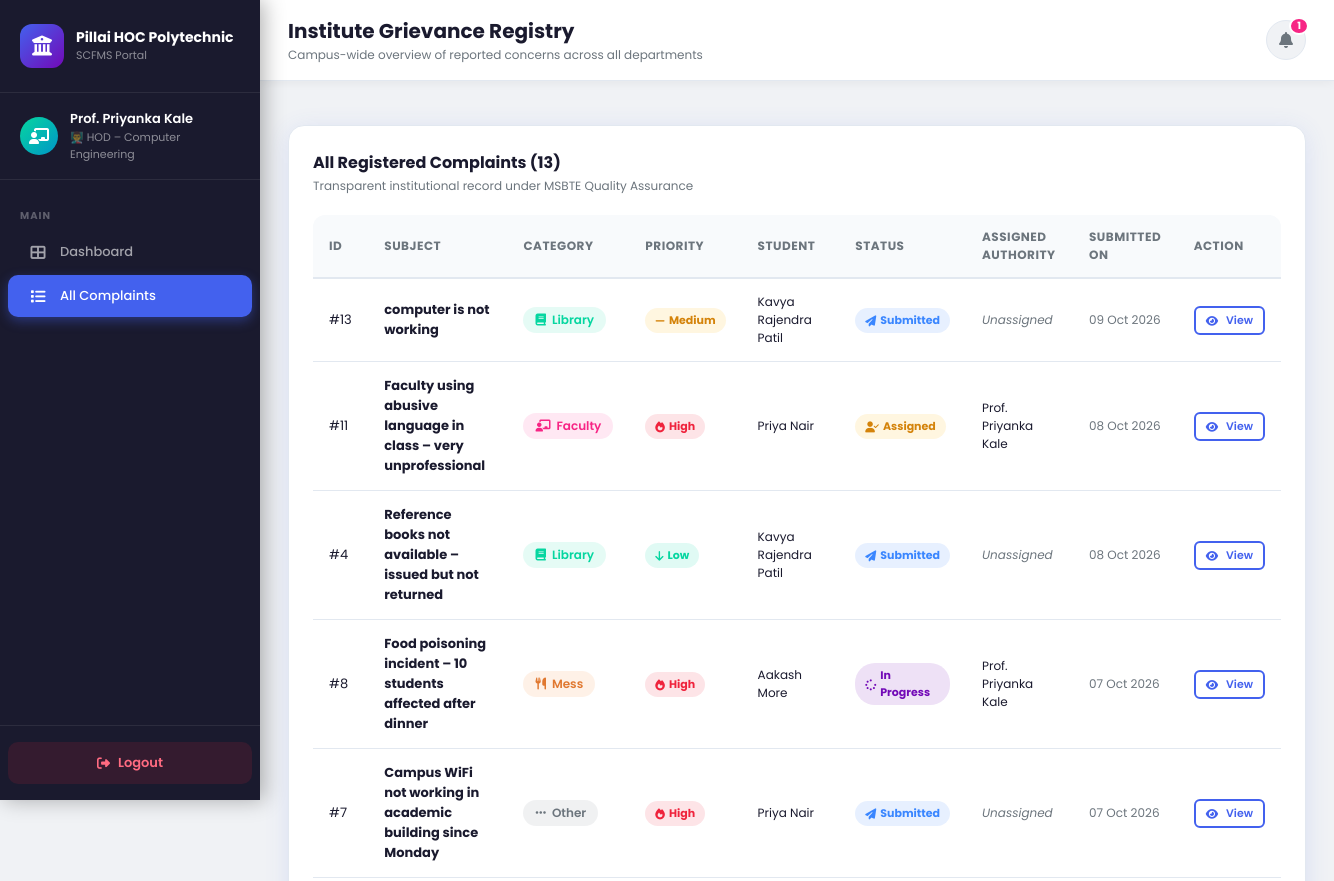
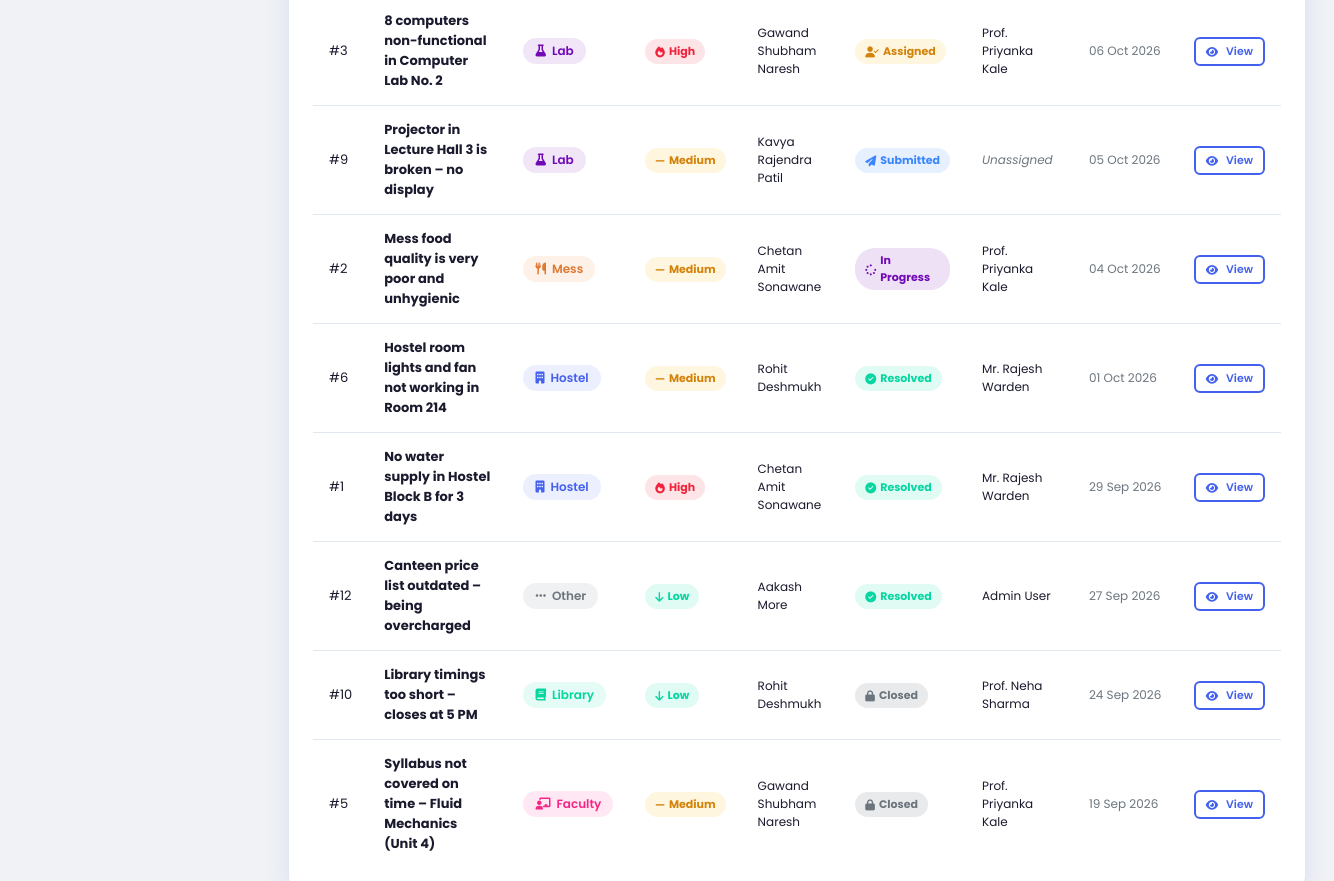
The app's page /staff/all (signed in) with its own data (2 pictures, top to bottom).
### flask_app/models/models.py (models this page shows, shortened)
class User(db.Model, UserMixin):
    __tablename__ = 'users'
    id          = db.Column(db.Integer, primary_key=True)
    name        = db.Column(db.String(120), nullable=False)
    email       = db.Column(db.String(120), unique=True, nullable=False)
    password    = db.Column(db.String(256), nullable=False)
    role        = db.Column(db.String(20), nullable=False)   # student / staff / admin
    roll_no     = db.Column(db.String(30))
    branch      = db.Column(db.String(100))
    semester    = db.Column(db.Integer)
    department  = db.Column(db.String(100))
    designation = db.Column(db.String(100))
    complaints_submitted = db.relationship('Complaint', foreign_keys='Complaint.student_id',
                                           back_populates='student', lazy='dynamic')
    complaints_assigned  = db.relationship('Complaint', foreign_keys='Complaint.assigned_to',
                                           back_populates='assignee', lazy='dynamic')
    notifications = db.relationship('Notification', back_populates='user', lazy='dynamic',
                                    cascade='all, delete-orphan')
    feedbacks     = db.relationship('Feedback', back_populates='student', lazy='dynamic')

class Complaint(db.Model):
    __tablename__ = 'complaints'
    id          = db.Column(db.Integer, primary_key=True)
    student_id  = db.Column(db.Integer, db.ForeignKey('users.id'), nullable=False)
    assigned_to = db.Column(db.Integer, db.ForeignKey('users.id'), nullable=True)
    title       = db.Column(db.String(200), nullable=False)
    description = db.Column(db.Text, nullable=False)
    category    = db.Column(db.String(50), nullable=False)   # hostel/mess/lab/faculty/library/other
    priority    = db.Column(db.String(20), nullable=False)   # high/medium/low
    status      = db.Column(db.String(30), default='submitted')  # submitted/assigned/inprogress/resolved/closed
    created_at  = db.Column(db.DateTime, default=datetime.utcnow)
    updated_at  = db.Column(db.DateTime, default=datetime.utcnow, onupdate=datetime.utcnow)
    student     = db.relationship('User', foreign_keys=[student_id], back_populates='complaints_submitted')
    assignee    = db.relationship('User', foreign_keys=[assigned_to], back_populates='complaints_assigned')
    timeline    = db.relationship('TimelineEvent', back_populates='complaint',
                                  lazy='dynamic', cascade='all, delete-orphan',
                                  order_by='TimelineEvent.created_at')
    feedback    = db.relationship('Feedback', back_populates='complaint',
                                  uselist=False, cascade='all, delete-orphan')

### flask_app/routes/staff.py (the view)
@staff_bp.route('/all')
@login_required
@staff_required
def all_complaints():
    complaints  = Complaint.query.order_by(Complaint.created_at.desc()).all()
    notif_count = Notification.query.filter_by(user_id=current_user.id, is_read=False).count()
    return render_template('staff/all_complaints.html',
                           complaints=complaints, notif_count=notif_count)

### flask_app/models/models.py (called while the page is built)
@login_manager.user_loader
def load_user(user_id):
    return User.query.get(int(user_id))

### flask_app/routes/staff.py (called while the page is built)
def staff_required(f):
    from functools import wraps
    @wraps(f)
    def decorated(*args, **kwargs):
        if not current_user.is_authenticated or current_user.role != 'staff':
            flash('Access denied.', 'danger')
            return redirect(url_for('auth.login'))
        return f(*args, **kwargs)
    return decorated

### flask_app/templates/staff/all_complaints.html (shortened to what this page needs)
{% extends "base.html" %}
{% block avatar_bg %}linear-gradient(135deg,#06d6a0,#0096c7){% endblock %}
{% block avatar_icon %}fa-chalkboard-teacher{% endblock %}
{% block user_role_label %}👨‍🏫 {{ current_user.designation or 'Faculty' }} – {{ current_user.department }}{% endblock %}
{% block sidebar_nav %}
<div class="nav-section"><span class="nav-section-label">Main</span></div>
<a href="{{ url_for('staff.dashboard') }}"      class="nav-item"><i class="fas fa-th-large"></i> Dashboard</a>
<a href="{{ url_for('staff.all_complaints') }}" class="nav-item active"><i class="fas fa-list"></i> All Complaints</a>
{% endblock %}
{% block page_title %}Institute Grievance Registry{% endblock %}
{% block page_subtitle %}Campus-wide overview of reported concerns across all departments{% endblock %}
{% block content %}
<div class="card">
  <div class="card-header">
    <div>
      <div class="card-title">All Registered Complaints ({{ complaints|length }})</div>
      <div class="card-subtitle">Transparent institutional record under MSBTE Quality Assurance</div>
    </div>
  </div>
  <div class="table-wrap">
    <table>
      <thead>
        <tr>
          <th>ID</th>
          <th>Subject</th>
          <th>Category</th>
          <th>Priority</th>
          <th>Student</th>
          <th>Status</th>
          <th>Assigned Authority</th>
          <th>Submitted On</th>
          <th>Action</th>
        </tr>
      </thead>
      <tbody>
        {% for c in complaints %}
        <tr>
          <td>#{{ c.id }}</td>
          <td><strong>{{ c.title }}</strong></td>
          <td>{% include 'partials/category_pill.html' %}</td>
          <td>{% include 'partials/priority_badge.html' %}</td>
          <td style="font-size:12px;">{{ c.student.name }}</td>
          <td>{% include 'partials/status_badge.html' %}</td>
          <td style="font-size:12px;">
            {% if c.assignee %}
              {{ c.assignee.name }}
            {% else %}
              <span style="color:var(--text-muted); font-style:italic;">Unassigned</span>
            {% endif %}
          </td>
          <td style="font-size:12px; color:var(--text-muted);">{{ c.created_at.strftime('%d %b %Y') }}</td>
          <td>
            <a href="{{ url_for('staff.complaint_detail', cid=c.id) }}" class="btn btn-outline btn-xs">
              <i class="fas fa-eye"></i> View
            </a>
          </td>
        </tr>
        {% endfor %}
      </tbody>
    </table>
  </div>
</div>
{% endblock %}

### flask_app/templates/base.html (shortened to what this page needs)
<!DOCTYPE html>
<html lang="en">
<head>
  <link rel="stylesheet" href="{{ url_for('static', filename='css/style.css') }}"/>
  <link rel="stylesheet" href="https://cdnjs.cloudflare.com/ajax/libs/font-awesome/6.4.0/css/all.min.css"/>
</head>
<body class="app-body">
<aside class="sidebar" id="sidebar">
  <div class="sidebar-logo">
    <div class="logo-circle"><i class="fas fa-university"></i></div>
    <div>
      <h2>Pillai HOC Polytechnic</h2>
      <p>SCFMS Portal</p>
    </div>
  </div>
  <div class="sidebar-user">
    <div class="user-avatar" style="background:{% block avatar_bg %}linear-gradient(135deg,#4361ee,#7209b7){% endblock %};">
      <i class="fas {% block avatar_icon %}fa-user{% endblock %}"></i>
    </div>
    <div class="user-info">
      <div class="name">{{ current_user.name }}</div>
      <div class="role">{% block user_role_label %}{% endblock %}</div>
    </div>
  </div>
  <nav class="sidebar-nav">
    {% block sidebar_nav %}{% endblock %}
  </nav>
  <div class="sidebar-footer">
    <a href="{{ url_for('auth.logout') }}" class="logout-btn">
      <i class="fas fa-sign-out-alt"></i> Logout
    </a>
  </div>
</aside>
<div class="main-content">
  <div class="top-bar">
    <div class="top-bar-left">
      <div>
        <h1>{% block page_title %}Dashboard{% endblock %}</h1>
        <p>{% block page_subtitle %}{% endblock %}</p>
      </div>
    </div>
    <div class="top-bar-right">
      <a href="{{ url_for(current_user.role + '.notifications') if current_user.role == 'student' else '#' }}"
         class="top-bar-btn notif-btn" title="Notifications">
        <i class="fas fa-bell"></i>
        {% if notif_count and notif_count > 0 %}
          <span class="notif-badge">{{ notif_count }}</span>
        {% endif %}
      </a>
    </div>
  </div>
  <div class="flash-container">
  </div>
  <div class="page-content">
    {% block content %}{% endblock %}
  </div>
</div>
</body>
</html>

### flask_app/templates/partials/category_pill.html
{% set cat_map = {
  'hostel':  ('cat-hostel',  'fa-building',            'Hostel'),
  'mess':    ('cat-mess',    'fa-utensils',            'Mess'),
  'lab':     ('cat-lab',     'fa-flask',               'Lab'),
  'faculty': ('cat-faculty', 'fa-chalkboard-teacher',  'Faculty'),
  'library': ('cat-library', 'fa-book',                'Library'),
  'other':   ('cat-other',   'fa-ellipsis-h',          'Other')
} %}
{% set ct = cat_map.get(c.category, ('cat-other', 'fa-circle', c.category | capitalize)) %}
<span class="category-pill {{ ct[0] }}"><i class="fas {{ ct[1] }}"></i> {{ ct[2] }}</span>

### flask_app/templates/partials/priority_badge.html
{% set priority_map = {
  'high':   ('badge-high',   'fa-fire',       'High'),
  'medium': ('badge-medium', 'fa-minus',      'Medium'),
  'low':    ('badge-low',    'fa-arrow-down', 'Low')
} %}
{% set p = priority_map.get(c.priority, ('badge-low', 'fa-circle', c.priority)) %}
<span class="badge {{ p[0] }}"><i class="fas {{ p[1] }}"></i> {{ p[2] }}</span>

### flask_app/templates/partials/status_badge.html
{% set status_map = {
  'submitted':  ('badge-submitted',  'fa-paper-plane',    'Submitted'),
  'assigned':   ('badge-assigned',   'fa-user-check',     'Assigned'),
  'inprogress': ('badge-inprogress', 'fa-spinner',        'In Progress'),
  'resolved':   ('badge-resolved',   'fa-check-circle',   'Resolved'),
  'closed':     ('badge-closed',     'fa-lock',           'Closed')
} %}
{% set s = status_map.get(c.status, ('badge-submitted','fa-circle', c.status)) %}
<span class="badge {{ s[0] }}"><i class="fas {{ s[1] }}"></i> {{ s[2] }}</span>

### records on screen
User: name "Prof. Priyanka Kale", designation "HOD", department "Computer Engineering"
Complaint: id "13", title "computer is not working", category "Library", priority "Medium", student.name "Kavya Rajendra Patil", status "Submitted", shows "Unassigned", created_at "09 Oct 2026"
Complaint: id "11", title "Faculty using abusive language in class – very unprofessional", category "Faculty", priority "High", student.name "Priya Nair", status "Assigned", assignee.name "Prof. Priyanka Kale", created_at "08 Oct 2026"
Complaint: id "4", title "Reference books not available – issued but not returned", category "Library", priority "Low", student.name "Kavya Rajendra Patil", status "Submitted", shows "Unassigned", created_at "08 Oct 2026"
Complaint: id "8", title "Food poisoning incident – 10 students affected after dinner", category "Mess", priority "High", student.name "Aakash More", s "In Progress", assignee.name "Prof. Priyanka Kale", created_at "07 Oct 2026"
Complaint: id "7", title "Campus WiFi not working in academic building since Monday", category "Other", priority "High", student.name "Priya Nair", status "Submitted", shows "Unassigned", created_at "07 Oct 2026"
Complaint: id "3", title "8 computers non-functional in Computer Lab No. 2", category "Lab", priority "High", student.name "Gawand Shubham Naresh", status "Assigned", assignee.name "Prof. Priyanka Kale", created_at "06 Oct 2026"
Complaint: id "9", title "Projector in Lecture Hall 3 is broken – no display", category "Lab", priority "Medium", student.name "Kavya Rajendra Patil", status "Submitted", shows "Unassigned", created_at "05 Oct 2026"
Complaint: id "2", title "Mess food quality is very poor and unhygienic", category "Mess", priority "Medium", student.name "Chetan Amit Sonawane", s "In Progress", assignee.name "Prof. Priyanka Kale", created_at "04 Oct 2026"
Complaint: id "6", title "Hostel room lights and fan not working in Room 214", category "Hostel", priority "Medium", student.name "Rohit Deshmukh", status "Resolved", assignee.name "Mr. Rajesh Warden", created_at "01 Oct 2026"
Complaint: id "1", title "No water supply in Hostel Block B for 3 days", category "Hostel", priority "High", student.name "Chetan Amit Sonawane", status "Resolved", assignee.name "Mr. Rajesh Warden", created_at "29 Sep 2026"
Complaint: id "12", title "Canteen price list outdated – being overcharged", category "Other", priority "Low", student.name "Aakash More", status "Resolved", assignee.name "Admin User", created_at "27 Sep 2026"
Complaint: id "10", title "Library timings too short – closes at 5 PM", category "Library", priority "Low", student.name "Rohit Deshmukh", status "Closed", assignee.name "Prof. Neha Sharma", created_at "24 Sep 2026"
Complaint: id "5", title "Syllabus not covered on time – Fluid Mechanics (Unit 4)", category "Faculty", priority "Medium", student.name "Gawand Shubham Naresh", status "Closed", assignee.name "Prof. Priyanka Kale", created_at "19 Sep 2026"

### other values on screen
{{ notif_count }} "1"
{{ complaints|length }} "13"
